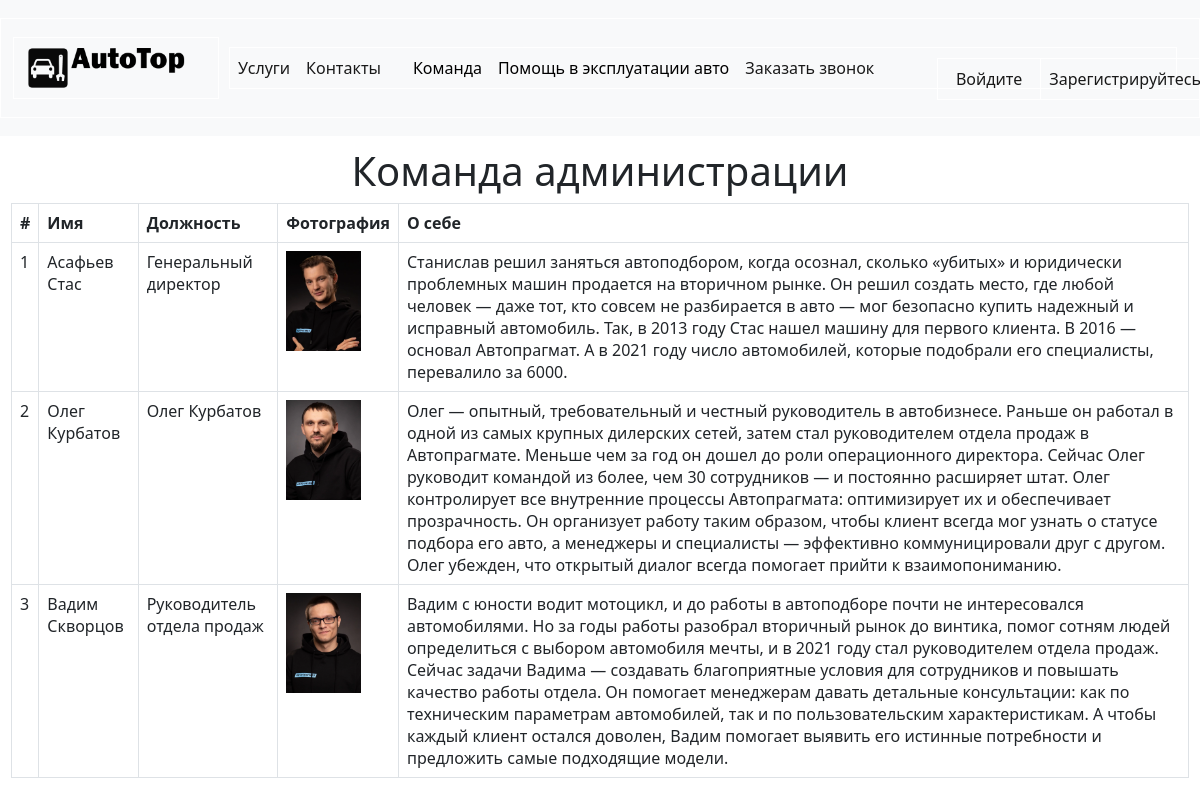
The page /team_admin on the database its author committed.
### home/models.py (models this page shows, shortened)
class SpecialistAdmin(models.Model):
    name = models.CharField(max_length=200)
    positions = models.CharField(max_length=200, default = None)
    image = models.ImageField(upload_to='images/', null=True, max_length=255)
    author = models.ForeignKey(
        'auth.User',
        on_delete=models.CASCADE,
    )
    body = models.TextField()

### home/views.py (the view)
# urls.py: path('team_admin', SmecAdminListView.as_view(), name='team_admin'),
class SmecAdminListView(ListView):
    model = SpecialistAdmin
    template_name = 'home/team_admin.html'

### templates/home/team_admin.html
{% extends 'home/base.html' %}
{% block content %}
<h1>Команда администрации</h1>
<table class="table table-bordered">
  <thead>
    <tr>
      <th scope="col">#</th>
      <th scope="col">Имя</th>
      <th scope="col">Должность</th>
      <th scope="col">Фотография</th>
      <th scope="col">О себе</th>
    </tr>
  </thead>
  {% for admin in object_list %}
  <tbody>
    <tr>
      <td>{{forloop.counter}}</td>
      <td>{{ admin.name }}</td>
      <td>{{ admin.positions}}</td>
      <td><img src="{{ admin.image.url}}", style="height: 100px"></td>
      <td>{{ admin.body }}</td>
    </tr>
  </tbody>
  {% endfor %}
  </table>
{% endblock content %}

### static/css/style.css (style rules this page uses)
body { margin: 0; }
html, body { height: 100%; }

### rows shown on the page
SpecialistAdmin: name "Асафьев Стас", positions "Генеральный директор", image (picture), body "Станислав решил заняться автоподбором, когда осознал, сколько «убитых» и юридически проблемных машин продается на вторичном рынке. Он решил создать место, где любой человек — даже тот, кто совсем не разбирается в авто — мог безопасно купить надежный и исправный автомобиль. Так, в 2013 году Стас нашел машину для первого клиента. В 2016 — основал Автопрагмат. А в 2021 году число автомобилей, которые подобрали его специалисты, перевалило за 6000."
SpecialistAdmin: name "Олег Курбатов", positions "Олег Курбатов", image (picture), body "Олег — опытный, требовательный и честный руководитель в автобизнесе. Раньше он работал в одной из самых крупных дилерских сетей, затем стал руководителем отдела продаж в Автопрагмате. Меньше чем за год он дошел до роли операционного директора. Сейчас Олег руководит командой из более, чем 30 сотрудников — и постоянно расширяет штат. Олег контролирует все внутренние процессы Автопрагмата: оптимизирует их и обеспечивает прозрачность. Он организует работу таким образом, чтобы клиент всегда мог узнать о статусе подбора его авто, а менеджеры и специалисты — эффективно коммуницировали друг с другом. Олег убежден, что открытый диалог всегда помогает прийти к взаимопониманию."
SpecialistAdmin: name "Вадим Скворцов", positions "Руководитель отдела продаж", image (picture), body "Вадим с юности водит мотоцикл, и до работы в автоподборе почти не интересовался автомобилями. Но за годы работы разобрал вторичный рынок до винтика, помог сотням людей определиться с выбором автомобиля мечты, и в 2021 году стал руководителем отдела продаж. Сейчас задачи Вадима — создавать благоприятные условия для сотрудников и повышать качество работы отдела. Он помогает менеджерам давать детальные консультации: как по техническим параметрам автомобилей, так и по пользовательским характеристикам. А чтобы каждый клиент остался доволен, Вадим помогает выявить его истинные потребности и предложить самые подходящие модели."
